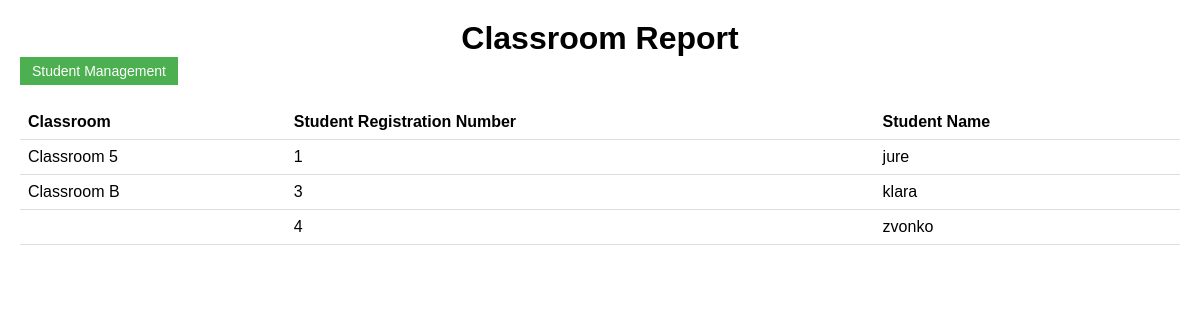
Screenshot of /classroom_report.php (signed in) with the database file from the repository.
### tables this page shows
CREATE TABLE `students` (
  `registration_number` varchar(20) NOT NULL,
  `name` varchar(255) NOT NULL,
  `grade` float NOT NULL,
  `classroom_id` int(11) NOT NULL
);

CREATE TABLE `classrooms` (
  `id` int(11) NOT NULL,
  `name` varchar(255) NOT NULL
);

### classroom_report.php (the view, shortened to what this page needs)
<?php
$db_host = 'localhost';
$db_username = 'root';
$db_password = '';
$db_name = 'student_management';
$conn = mysqli_connect($db_host, $db_username, $db_password, $db_name);
$sql = "SELECT classrooms.name AS classroom_name, students.registration_number, students.name AS student_name
        FROM classrooms
        LEFT JOIN students ON classrooms.id = students.classroom_id
        WHERE students.registration_number IS NOT NULL
        ORDER BY classrooms.name, students.name";
$result = mysqli_query($conn, $sql);
$current_classroom = null;
?>
<!DOCTYPE html>
<html>
<head>
    <link rel="stylesheet" type="text/css" href="style.css">
</head>
<body>
<h1>Classroom Report</h1>
<form method="post" action="index.php">
    <button type="submit" name="student_management" class="button">Student Management</button>
</form>
<table>
    <tr>
        <th>Classroom</th>
        <th>Student Registration Number</th>
        <th>Student Name</th>
    </tr>
    <?php
    while ($row = mysqli_fetch_assoc($result)) {
        $classroom_name = $row['classroom_name'];
        $student_registration_number = $row['registration_number'];
        $student_name = $row['student_name'];
        if ($current_classroom !== $classroom_name) {
            $current_classroom = $classroom_name;
        } else {
            $classroom_name = '';
        }
        echo "<tr>";
        echo "<td>$classroom_name</td>";
        echo "<td>$student_registration_number</td>";
        echo "<td>$student_name</td>";
        echo "</tr>";
    }
    ?>
</table>
</body>
</html>

### style.css (style rules this page uses)
* { margin: 0; padding: 0; box-sizing: border-box; }
body { font-family: Arial, sans-serif; margin: 20px; position: relative; }
h1 { text-align: center; }
form { margin-bottom: 20px; }
form label, table th { font-weight: bold; }
table { width: 100%; border-collapse: collapse; }
table th, table td { padding: 8px; text-align: left; border-bottom: 1px solid #ddd; }
.button { padding: 6px 12px; border: none; background-color: #4CAF50; color: white; cursor: pointer; font-size: 14px; }

### rows the page displays
students: classroom.name "Classroom 5", registration_number "1", name "jure"
students: classroom.name "Classroom B", registration_number "3", name "klara"
students: registration_number "4", name "zvonko"
